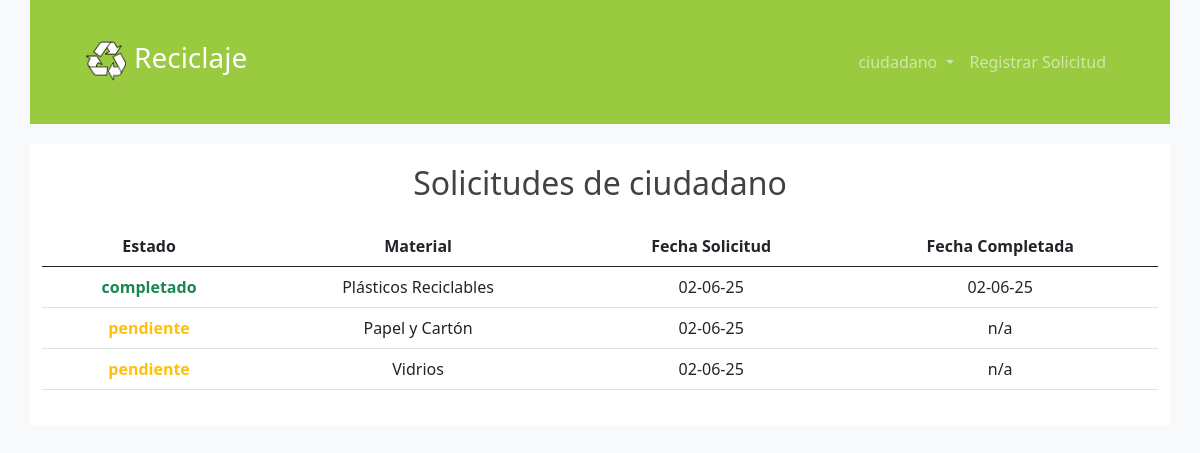
The page /solicitudes/ (signed in) on the database as committed earlier.
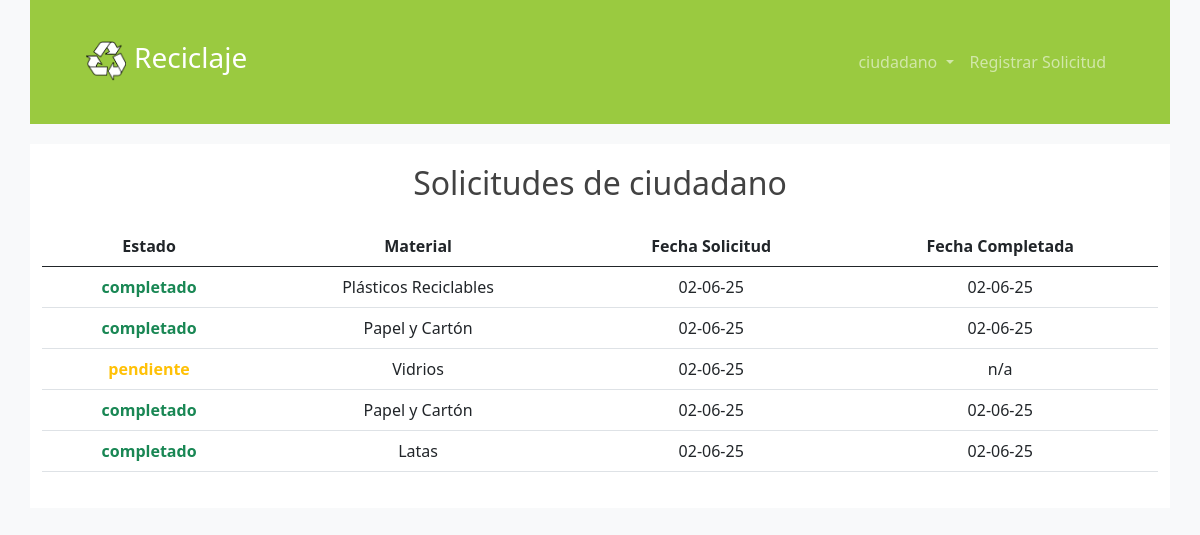
The same page on the database as committed later.
### core/models.py (models this page shows, shortened)
class SolicitudRetiro(models.Model):
    ESTADOS = [
        ('pendiente', 'Pendiente'),
        ('en_ruta', 'En ruta'),
        ('completado', 'Completado')
    ]
    UNIDADES = [
        ('kg', 'Kilogramos'),
        ('l', 'Litros'),
        ('u', 'Unidades')
    ]
    user = models.ForeignKey(User, on_delete=models.CASCADE)
    material = models.ForeignKey(MaterialReciclable, on_delete=models.PROTECT)
    cantidad = models.FloatField()
    unidad = models.CharField(max_length=15, choices=UNIDADES, default='kg')
    fecha_estimada = models.DateField()
    estado = models.CharField(max_length=20, choices=ESTADOS, default='pendiente')
    fecha_creacion = models.DateTimeField(auto_now_add=True)
    fecha_completado = models.DateTimeField(null=True, blank=True)
    tiempo_en_completar = models.DurationField(null=True, blank=True)
    operario = models.ForeignKey(
        User,
        on_delete=models.SET_NULL,
        null=True,
        blank=True,
        related_name="Solicitudes_asignadas"
    )

class MaterialReciclable(models.Model):
    codigo = models.CharField(max_length=5, primary_key=True)
    nombre = models.CharField(max_length=30)
    descripcion = models.CharField(max_length=100)
    veces_reciclado = models.PositiveIntegerField(default=0)

### core/views.py (the view)
# urls.py: path('solicitudes/', views.solicitudesUsuario, name="soliciutdes-usuario")
def solicitudesUsuario(request):
    if request.user.is_anonymous:
        messages.warning(request, 'Debe iniciar sesion para ver esta pagina')
        return redirect('login')
    solicitudes = SolicitudRetiro.objects.filter(user=request.user)
    return render(request, 'core/mis_solicitudes.html', {'solicitudes': solicitudes})

### core/templates/core/mis_solicitudes.html
{% extends 'core/base.html' %}
{% load static %}
{% block contenido %}
<section class="row contenedor-main">
    <main class="text-center">
        <h2 class="mb-4">Solicitudes de <span>
            {% if user.first_name %}
                {{user.first_name}}
            {% else %}
                {{user.username}}
            {% endif %}
        </span></h2>
        <table class="table">
        <thead>
            <tr>
                <th scope="col">Estado</th>
                <th scope="col">Material</th>
                <th scope="col">Fecha Solicitud</th>
                <th scope="col">Fecha Completada</th>
            </tr>
        </thead>
        <tbody>
            {% for solicitud in solicitudes %}
                <tr>
                    <th scope="row" class="estado-{{solicitud.estado}}">{{solicitud.estado}}</th>
                    <td>{{solicitud.material.nombre}}</td>
                    <td>{{solicitud.fecha_creacion|date:'d-m-y'}}</td>
                    <td>
                        {% if solicitud.fecha_completado %}
                            {{solicitud.fecha_completado|date:'d-m-y'}}
                        {% else %}
                            n/a
                        {% endif %}
                    </td>
                </tr>
            {% endfor %}
        </tbody>
        </table>
    </main>
</section>
{% endblock %}

### core/templates/core/base.html (shortened to what this page needs)
{% load static %}
<!DOCTYPE html>
<html lang="en">
<head>
    <link rel="stylesheet" href="{% static 'core/css/bootstrap.min.css' %}">
    <link rel="stylesheet" href="{% static 'core/css/estilos.css' %}">
</head>
<body class="bg-light">
    <div class="container">
        <header class="row">
            {% include 'core/nav.html' %}
        </header>
        {% block contenido %}
        {% endblock %}
    </div>
</body>
</html>

### core/templates/core/nav.html (shortened to what this page needs)
{% load static %}
<nav class="navbar navbar-expand-lg navbar-dark py-2 py-sm-3">
    <div class="container">
        <a href="/" class="navbar-brand d-flex">
            <img src="{% static 'core/img/logo-1.png' %}" alt="" width="40" height="40" class="d-inline-block align-text-top">
            <span class="align-self-center h3 ms-2">Reciclaje</span>
        </a>
        <div class="collapse navbar-collapse flex-lg-grow-0" id="contenidoMenu">
            <ul class="navbar-nav">
                <li class="nav-item dropdown">
                    {% if user.is_authenticated %}
                    <a
                        href="#"
                        class="nav-link dropdown-toggle"
                        role="button"
                        data-bs-toggle="dropdown"
                        aria-expanded="false"
                        id="dropdown-usuario"
                    >
                        {% if user.first_name %}
                            {{user.first_name}}
                        {% else %}
                            {{user.username}}
                        {% endif %}
                    </a>
                    {% endif %}
                </li>
                <li class="nav-item">
                    <a href="/retiro" class="nav-link">Registrar Solicitud</a>
                </li>
            </ul>
        </div>
    </div>
</nav>

### core/static/core/css/estilos.css (style rules this page uses)
body { background-color: #f3f0f5; color: #fff; }
header { background-color: #9aca40; padding: 20px; margin-bottom: 20px; }
.contenedor-main { margin-bottom: 20px; }
main { background: #fff; color: #424242; padding: 20px 0; }
.estado-pendiente { color: #ffc107; }
.estado-completado { color: #198754; }

Rows that differ between the two databases and show on the page:
changed SolicitudRetiro (number 2 of 5 on the later page): estado "pendiente" → "completado"; fecha_completado (not shown) → "02-06-25"; no longer shows "n/a"
added SolicitudRetiro: estado "completado", material.nombre "Papel y Cartón", fecha_creacion "02-06-25", fecha_completado "02-06-25"
added SolicitudRetiro: estado "completado", material.nombre "Latas", fecha_creacion "02-06-25", fecha_completado "02-06-25"
